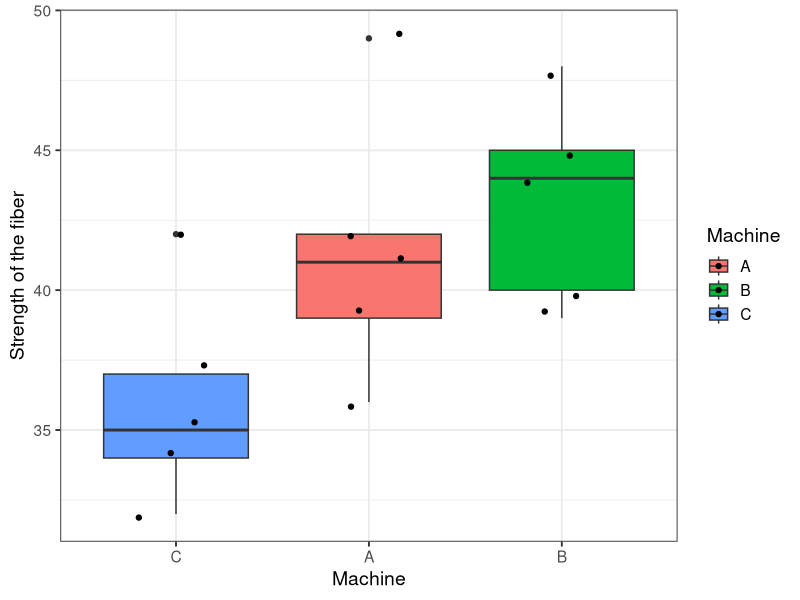
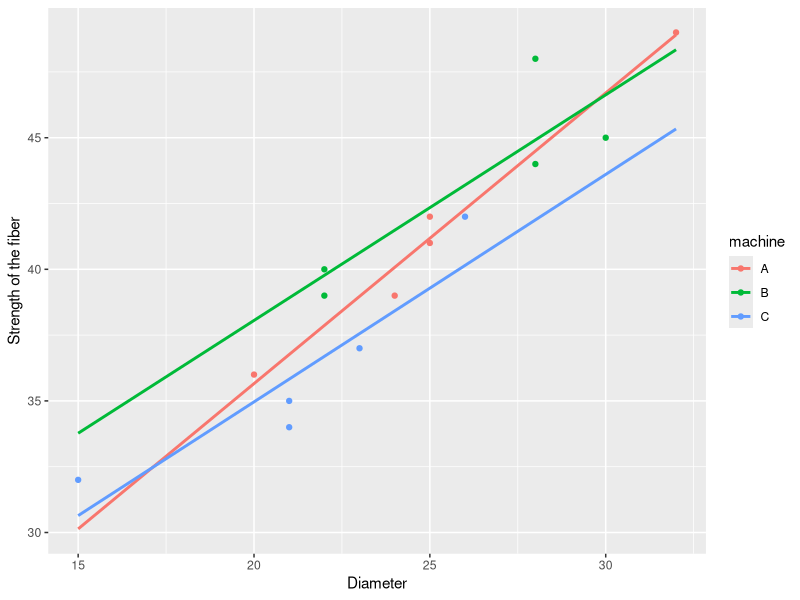
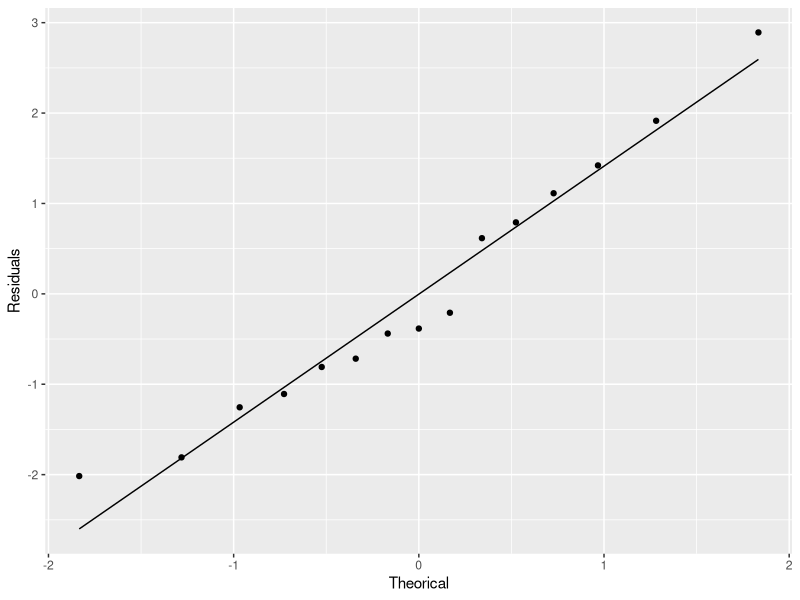
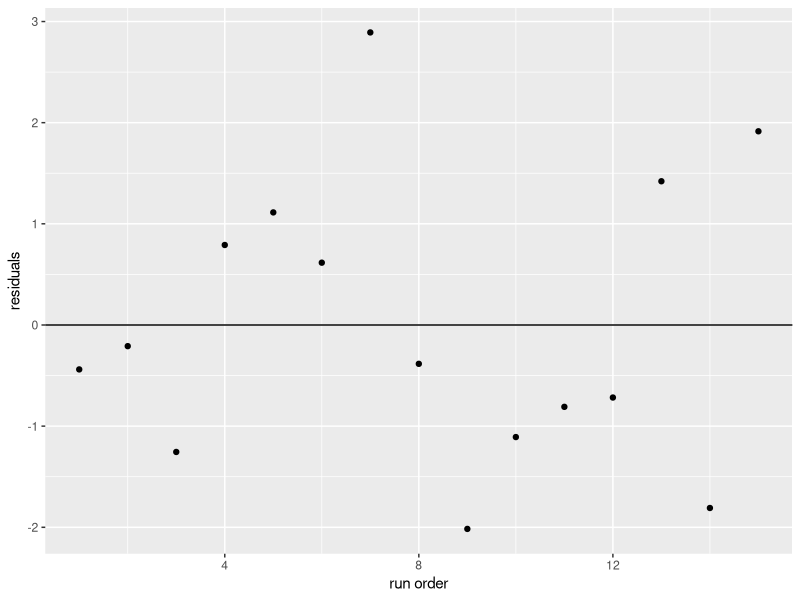
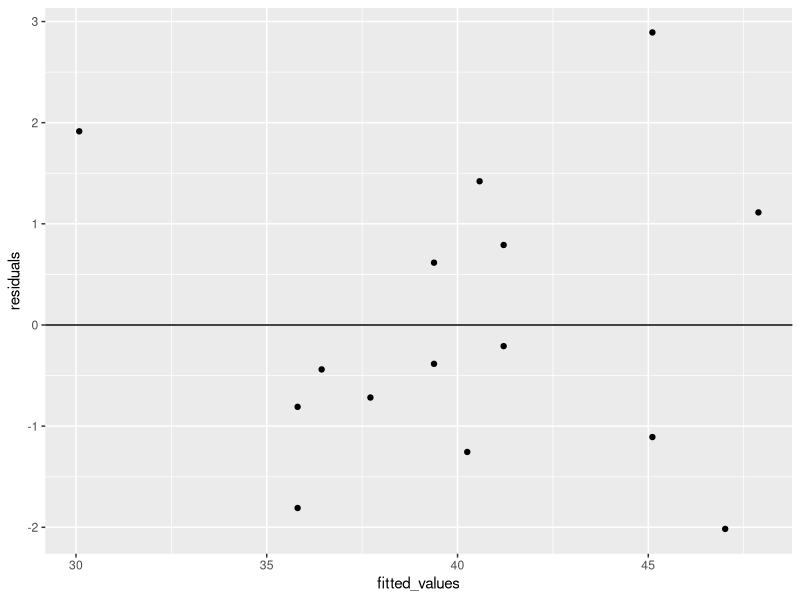
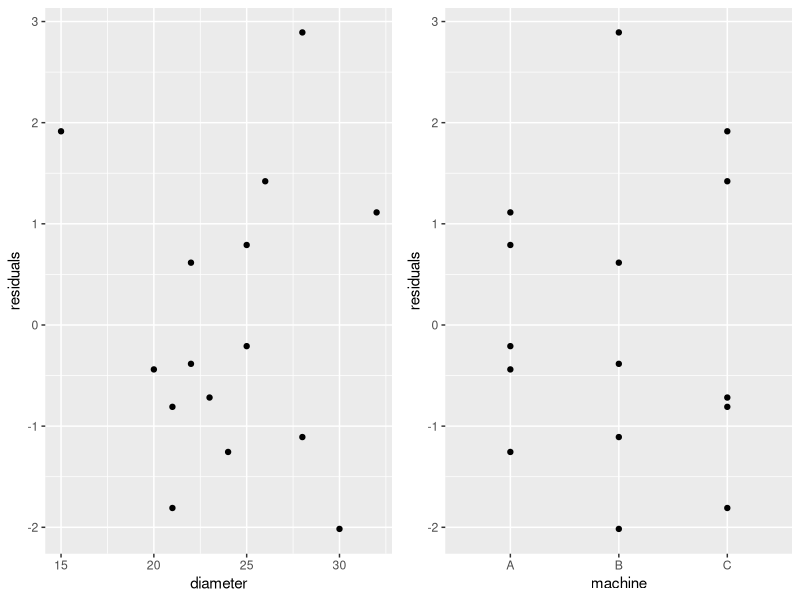

The R source for these figures, in order:
## ---- chunk 1
knitr::opts_chunk$set(echo = TRUE)
## ---- chunk 2
library(kableExtra)

strength = c(36,41,39,42,49,40,48,39,45,44,35,37,42,34,32)
diameter = c(20,25,24,25,32,22,28,22,30,28,21,23,26,21,15)
machine=c('A','A','A','A','A','B','B','B','B','B','C','C','C','C','C')

data = data.frame(strength,diameter,machine) 
kable(data) %>%
  kable_styling(bootstrap_options = "striped", full_width = F)
## ---- chunk 3
library(ggplot2)

ggplot(aes(x=reorder(machine,strength,FUN=median), y = strength, fill=machine), data=data) +
  geom_boxplot()+
  geom_jitter(position=position_jitter(0.2)) +
  theme_bw(base_size = 14) +
  xlab("Machine") +
  ylab("Strength of the fiber")+
  scale_fill_discrete(guide = guide_legend(title = "Machine"))
## ---- chunk 4

ggplot(data, aes(x=diameter, y=strength, color=machine)) +
  geom_point() + 
  geom_smooth(method=lm, formula= y~x,se=FALSE, fullrange=TRUE)+
  xlab("Diameter") +
  ylab("Strength of the fiber")
  #geom_smooth(method = lm, se=FALSE)
## ---- chunk 5
library(car)
library(carData)
## ---- chunk 6
data.aov = aov(strength ~ machine+diameter, data = data)
ancova = Anova(data.aov, type="III") # alternatively lm(data.aov)
colnames(ancova)= c("Sum Sq","Df","F value","P value")
options(knitr.kable.NA = '')
kable(ancova) %>%
  kable_styling(bootstrap_options = "striped", full_width = F)
## ---- chunk 7
residuals = data.aov$residuals
df = data.frame(residuals)
ggplot(df, aes(sample = residuals)) +
  stat_qq() +
  stat_qq_line() +
  xlab("Theorical") +
  ylab("Residuals")
## ---- chunk 8
shapiro_test <- shapiro.test(residuals)
df_shapiro_test = data.frame(shapiro_test$statistic, shapiro_test$p.value, row.names = '')
colnames(df_shapiro_test) = c('Statistic','P value')
kable(df_shapiro_test) %>%
  kable_styling(bootstrap_options = "striped", full_width = F)
## ---- chunk 9
df$index <- as.numeric(row.names(df))
ggplot(df, aes(x=index, y = residuals)) +
  geom_point() + 
  geom_hline(yintercept=0) +
  xlab("run order") 
  
## ---- chunk 10
df$fitted_values = data.aov$fitted.values 

ggplot(df, aes(x=fitted_values, y = residuals)) +
    geom_point()+ 
  geom_hline(yintercept=0)

## ---- chunk 11
df$diameter = data$diameter
df$machine = data$machine
par(mfrow=c(1,2)) 
plot1 = ggplot(df, aes(x=diameter, y = residuals)) +
          geom_point()

plot2 = ggplot(df, aes(x=machine, y = residuals)) +
          geom_point()

library(gridExtra)
grid.arrange(plot1, plot2, ncol = 2)
## ---- chunk 12

bartlett_test = bartlett.test(residuals~machine, df)
bartlett_df = data.frame(bartlett_test$statistic, bartlett_test$p.value, row.names = '')
colnames(bartlett_df) = c('Statistic','P value')
kable(bartlett_df) %>%
  kable_styling(bootstrap_options = "striped", full_width = F)

## ---- chunk 13
library(car)
library(carData)
levene_test = leveneTest(data = df, residuals~machine)
levene_test$Df = NULL
levene_test = levene_test[c(1),]
row.names(levene_test) = c('')
colnames(levene_test) = c('Statistic','P value')
kable(levene_test) %>%
  kable_styling(bootstrap_options = "striped", full_width = F)
## ---- chunk 14
data.aov = aov(strength ~ machine, data = data)
summary_df = data.frame(summary(data.aov)[[1]])
colnames(summary_df)= c("Df","Sum Sq","Mean Sq","F value","P value")#kable(dd, digits = 10)
options(knitr.kable.NA = '')
kable(summary_df) %>%
  kable_styling(bootstrap_options = "striped", full_width = F)
